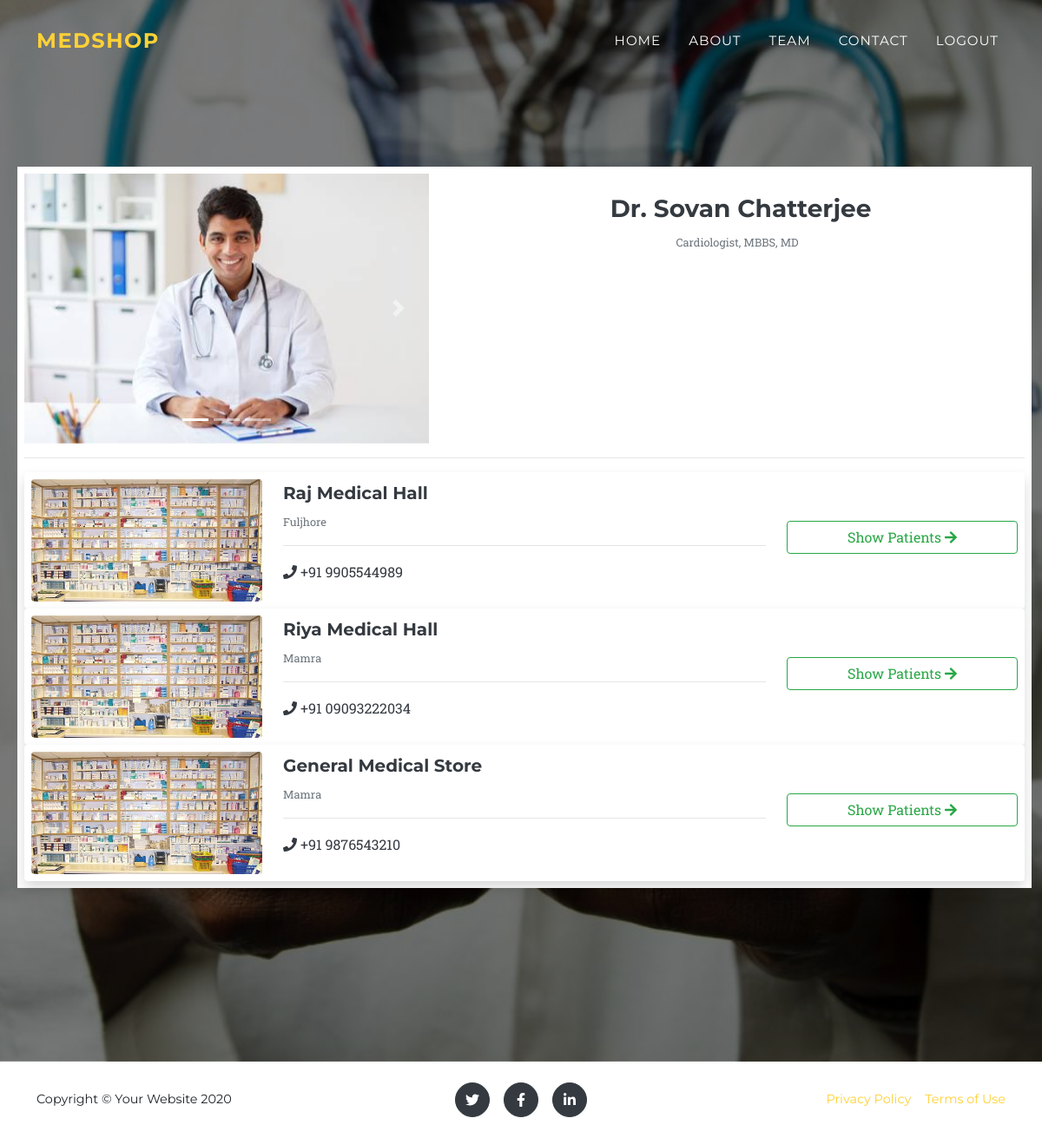
Page /doctor.php (signed in) on the committed database.
### tables this page shows
CREATE TABLE `doctor` (
  `id` int(11) NOT NULL,
  `name` text NOT NULL,
  `degree` text NOT NULL,
  `specialization` text NOT NULL,
  `regno` text NOT NULL,
  `mobile` text NOT NULL,
  `token` text NOT NULL,
  `verified` text NOT NULL,
  `email` text NOT NULL,
  `password` text NOT NULL,
  `image` text NOT NULL,
  `status` int(1) NOT NULL
);

CREATE TABLE `venue` (
  `id` int(11) NOT NULL,
  `doctorid` int(11) NOT NULL,
  `shopid` int(11) NOT NULL,
  `slot` text NOT NULL,
  `charge` text NOT NULL,
  `mon` text NOT NULL,
  `tue` text NOT NULL,
  `wed` text NOT NULL,
  `thurs` text NOT NULL,
  `fri` text NOT NULL,
  `sat` text NOT NULL,
  `sun` text NOT NULL
);

CREATE TABLE `clinic` (
  `id` int(11) NOT NULL,
  `shopname` text NOT NULL,
  `mobile` text NOT NULL,
  `regno` text NOT NULL,
  `area` text NOT NULL,
  `city` text NOT NULL,
  `address` text NOT NULL,
  `openhours` text NOT NULL,
  `status` int(1) NOT NULL,
  `token` text NOT NULL,
  `verified` int(11) NOT NULL,
  `email` text NOT NULL,
  `password` text NOT NULL,
  `image` text NOT NULL
);

### doctor.php (the view, shortened to what this page needs)
<?php
include_once"includes/connect.php";
if (!isset($_SESSION['email'])) {
   $_SESSION['msg'] = "You must log in first";
   header('location: login.php');
}else if(isset($_SESSION['email']) && $_SESSION['loginas'] == "patient"){
	header('location: index.php');
}else  if(isset($_SESSION['email']) && $_SESSION['loginas'] == "clinic"){
	header('location: patientdetails.php');
}else{
   $email = $_SESSION['email'];
	$sql = "SELECT * FROM doctor where email ='$email'";
	$result = $conn->query($sql);
	if ($result->num_rows > 0) {
		$row = $result->fetch_assoc();
		$doctorid=$row['id'];
		$doctorname=$row['name'];
		$degree=$row['degree'];
		$specialization=$row['specialization'];
		$image=$row['image'];
 }
 }
?>
<!DOCTYPE html>
<html lang="en">
    <head>
        <link href="css/styles.css" rel="stylesheet" />
        <link href="css/fontawesome/all.css" rel="stylesheet" />
		<link href='select2/dist/css/select2.min.css' rel='stylesheet' type='text/css'>
    </head>
    <body id="page-top">
		<?php include_once("includes/header.php");?>
        <header class="masthead text-dark">
		<div class="container-fluid">
				   <div class="ml-2 p-2 bg-white" style="margin-top:-80px;">
				   <div class="row">
				   <div class="col-sm-5 col-12">
				   <div id="carouselExampleIndicators" class="carousel slide" data-ride="carousel">
			  <ol class="carousel-indicators">
				<li data-target="#carouselExampleIndicators" data-slide-to="0" class="active"></li>
				<li data-target="#carouselExampleIndicators" data-slide-to="1"></li>
				<li data-target="#carouselExampleIndicators" data-slide-to="2"></li>
			  </ol>
			  <div class="carousel-inner">
				<div class="carousel-item active">
				  <img class="d-block w-100" src="assets/img/doctor/<?php echo $image;?>" alt="First slide">
				</div>
			  </div>
			  <a class="carousel-control-prev" href="#carouselExampleIndicators" role="button" data-slide="prev">
				<span class="carousel-control-prev-icon" aria-hidden="true"></span>
			  </a>
			  <a class="carousel-control-next" href="#carouselExampleIndicators" role="button" data-slide="next">
				<span class="carousel-control-next-icon" aria-hidden="true"></span>
			  </a>
			</div>
					</div>
					<div class="col-sm-7 col-12">
					<h3 class="mt-0 d-none d-sm-block text-center mt-4 ml-2"><?php echo $doctorname;?></h3>
					<small class="text-muted"><?php echo $specialization;?>, <?php echo $degree;?></small>
					</div>
					</div>
					<hr>
					<?php $sql = "SELECT * FROM venue where doctorid = $doctorid";
                                    $result = $conn->query($sql);
                                    if ($result->num_rows > 0) {
                                        while($rows = $result->fetch_assoc()) {
                                        $shopid= $rows['shopid'];
                                        $sql1 = "SELECT * FROM clinic where id = $shopid";
                                    $result1 = $conn->query($sql1);
                                    if ($result1->num_rows > 0) {
                                       $rows1 = $result1->fetch_assoc();
                                        $shopname = $rows1['shopname'];
                                        $area = $rows1['area'];
                                        $mobile = $rows1['mobile'];
                                        $id = $rows1['id'];
                                        ?>
					 <div class="bg-white p-2 shadow rounded">
					 <div class="row">
						 <div class="col-sm-3 col-5">
							  <img class="align-self-center rounded img-fluid d-sm-block d-none" src="assets/img/shops/shop1.jpg" alt="Generic placeholder image">
						</div>
							<div class="col-sm-6 col-7 text-left align-self-center">
							<h5 class="d-none d-sm-block"><?php echo $shopname;?></h5>
							<small class="text-muted"><?php echo $area;?></small>
							<hr>
							<p><i class="fas fa-phone"></i> +91 <?php echo $mobile;?></p>
							</div>
							<div class="col-sm-3 mt-sm-5 col-12">
								<a href="patientlist.php?clinic=<?php echo $id;?>" type="button" class="btn d-none d-sm-block btn-block btn-outline-success">Show Patients <i class="fa fa-arrow-right" aria-hidden="true"></i></a>
							</div>
						   </div>
									</div><?php }
										}
									}?>
					</div>
		</div>
        </header>
       <?php include_once("includes/footer.php");?>
    </body>
</html>

### includes/header.php (shortened to what this page needs)
<nav class="navbar navbar-expand-lg navbar-dark fixed-top" id="mainNav">
            <div class="container">
                <a class="navbar-brand js-scroll-trigger" href="index.php">MedShop</a>
                <div class="collapse navbar-collapse" id="navbarResponsive">
                    <ul class="navbar-nav text-uppercase ml-auto">
                    <?php if(!isset($_SESSION['loginas'])){ ?>
                        <li class="nav-item"><a class="nav-link js-scroll-trigger" href="index.php#findshop">Book a Doctor</a></li>
                <?php }else if($_SESSION['loginas'] == "patient"){?>
                        <li class="nav-item"><a class="nav-link js-scroll-trigger" href="index.php#findshop">Book a Doctor</a></li>
                        <li class="nav-item"><a class="nav-link js-scroll-trigger" href="tokenstatus.php">Token Status</a></li>
                    <?php }else if($_SESSION['loginas'] == "doctor"){?>
                        <li class="nav-item"><a class="nav-link js-scroll-trigger" href="doctor.php">Home</a></li>
                    <?php }else if($_SESSION['loginas'] == "clinic"){?>
                        <li class="nav-item"><a class="nav-link js-scroll-trigger" href="patientdetails.php">Home</a></li>
                    <?php }?>
                         <li class="nav-item"><a class="nav-link js-scroll-trigger" href="#about">About</a></li>
                        <li class="nav-item"><a class="nav-link js-scroll-trigger" href="#team">Team</a></li>
                        <li class="nav-item"><a class="nav-link js-scroll-trigger" href="#contact">Contact</a></li>
                        <?php if (!isset($_SESSION['email']))
    { ?>
                        <li class="nav-item"><a class="nav-link js-scroll-trigger" href="login.php">Login</a></li>
                        <li class="nav-item"><a class="nav-link js-scroll-trigger" href="signup.php">Sign up</a></li>
    <?php }else{?>
        <li class="nav-item"><a class="nav-link js-scroll-trigger" href="logout.php">Logout</a></li>
    <?php  } ?>
                    </ul>
                </div>
            </div>
        </nav>

### includes/footer.php
<footer class="footer py-4">
    <div class="container">
        <div class="row align-items-center">
            <div class="col-lg-4 text-lg-left">Copyright © Your Website 2020</div>
            <div class="col-lg-4 my-3 my-lg-0">
                <a class="btn btn-dark btn-social mx-2" href="#!"><i class="fab fa-twitter"></i></a><a class="btn btn-dark btn-social mx-2" href="#!"><i class="fab fa-facebook-f"></i></a><a class="btn btn-dark btn-social mx-2" href="#!"><i class="fab fa-linkedin-in"></i></a>
            </div>
            <div class="col-lg-4 text-lg-right"><a class="mr-3" href="#!">Privacy Policy</a><a href="#!">Terms of Use</a></div>
        </div>
    </div>
</footer>

### rows in the picture
doctor: image (picture), name "Dr. Sovan Chatterjee", specialization "Cardiologist", degree "MBBS, MD"
venue: clinic.shopname "Raj Medical Hall", clinic.area "Fuljhore", clinic.mobile "9905544989"
venue: clinic.shopname "Riya Medical Hall", clinic.area "Mamra", clinic.mobile "09093222034"
venue: clinic.shopname "General Medical Store", clinic.area "Mamra", clinic.mobile "9876543210"
